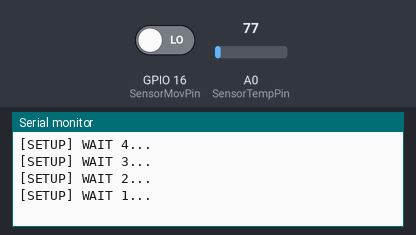
The sketch below on a simulated ESP8266 (NodeMCU). On the bench: the last lines printed to the serial monitor. Inputs (shaded band) come from the test bench; at power-on: GPIO 16 (SensorMovPin) LOW, A0 (SensorTempPin) = 77. WiFi joins after 1.5 s; servers stay silent unless stated; uploads are accepted with an empty reply.

Above: at 5.2 s.
5.3 s: GPIO 16 (SensorMovPin) driven HIGH
At 6.8 s:
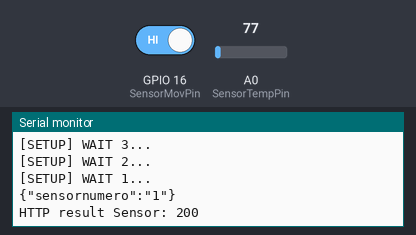
7.2 s: A0 (SensorTempPin) set to 92
At 8.6 s:
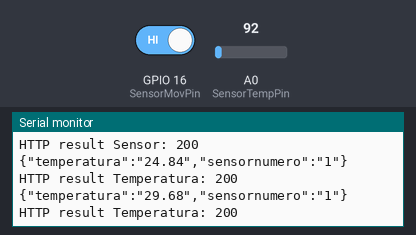
8.7 s: A0 (SensorTempPin) set to 107
At 10.7 s:
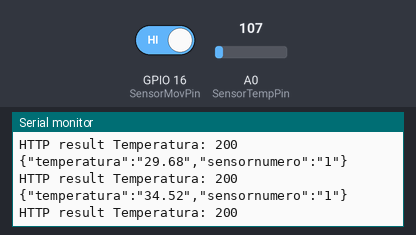
Timing chart, 0 to 12.2 s (numbered marks = the images above; inputs shaded):
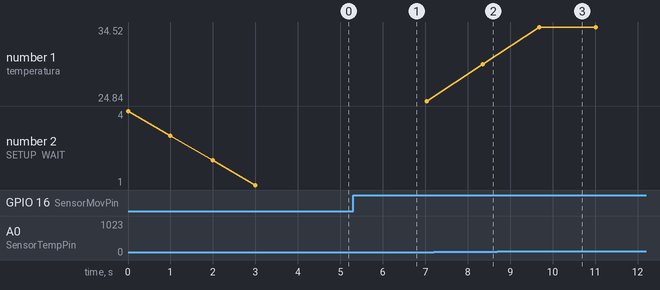

Measured:
- after the input at 5.3 s, the serial monitor: prints a new line after 0.20 s (image 1)
- after the input at 7.2 s, the serial monitor: prints a new line after 1.2 s (image 2)
- after the input at 8.7 s, the serial monitor: prints a new line after 0.99 s (image 3)
- plotted number 1: 24.84 → 29.68 after the input at 7.2 s, 29.68 → 34.52 after the input at 8.7 s

The sketch:

NodeMCU_-_REST_Servicos.ino
```cpp
#include <Arduino.h>
#include <ESP8266WiFi.h>
#include <ESP8266WiFiMulti.h>
#include <ESP8266HTTPClient.h>
#define USE_SERIAL Serial

ESP8266WiFiMulti WiFiMulti;

const int SensorTempPin =  A0;
const int SensorMovPin =  16;
int count = 0;
int estado = 0;
//String ip = "192.168.0.4";
String ip = "jhs.hopto.org";

void setup() {
  USE_SERIAL.begin(115200);
  USE_SERIAL.println();
  USE_SERIAL.println();
  USE_SERIAL.println();

  for (uint8_t t = 4; t > 0; t--) {
    USE_SERIAL.printf("[SETUP] WAIT %d...\n", t);
    USE_SERIAL.flush();
    delay(1000);
  }

  WiFiMulti.addAP("JH", "12345678");

  pinMode(SensorTempPin, INPUT);
  pinMode(SensorMovPin, INPUT);
  Serial.begin(115200);
}

void loop() {
  if ((WiFiMulti.run() == WL_CONNECTED)) {
    //Sensor de movimento
    bool movimento;
    movimento=digitalRead(SensorMovPin);

    if (movimento == HIGH && estado == 0) {
      estado = 1;
      Serial.println("{\"sensornumero\":\"1\"}");
      HTTPClient http;
      http.begin("http://"+ip+":8080/ServerREST/resources/postPresenca");
      http.addHeader("Content-Type", "text/json");

      movimento = digitalRead(SensorMovPin);
      String postMessage = "{\"sensornumero\":\"1\"}";
      int httpCode = http.POST(postMessage);

      Serial.print("HTTP result Sensor: ");
      Serial.println(httpCode);
      http.writeToStream(&Serial);
      http.end();
    }

    if (movimento == LOW) {
      estado = 0;
    }

    //Sensor de temperatura
    if (count > 1000) {
      count = 0;
      HTTPClient http;
      http.begin("http://"+ip+":8080/ServerREST/resources/postTemperatura");
      http.addHeader("Content-Type", "text/json");

      String postTemperatura;
      int leitura;
      float temperatura;
      leitura = analogRead(SensorTempPin);
      temperatura = ( 3.3 * leitura * 100.0) / 1023.0;

      postTemperatura="{\"temperatura\":\"" + String(temperatura) +"\",\"sensornumero\":\"1\"}";
      int httpCode = http.POST(postTemperatura);
      Serial.println(postTemperatura);

      Serial.print("HTTP result Temperatura: ");
      Serial.println(httpCode);
      http.writeToStream(&Serial);
      http.end();
    }
  }
  count++;
  delay(1);
}
```
